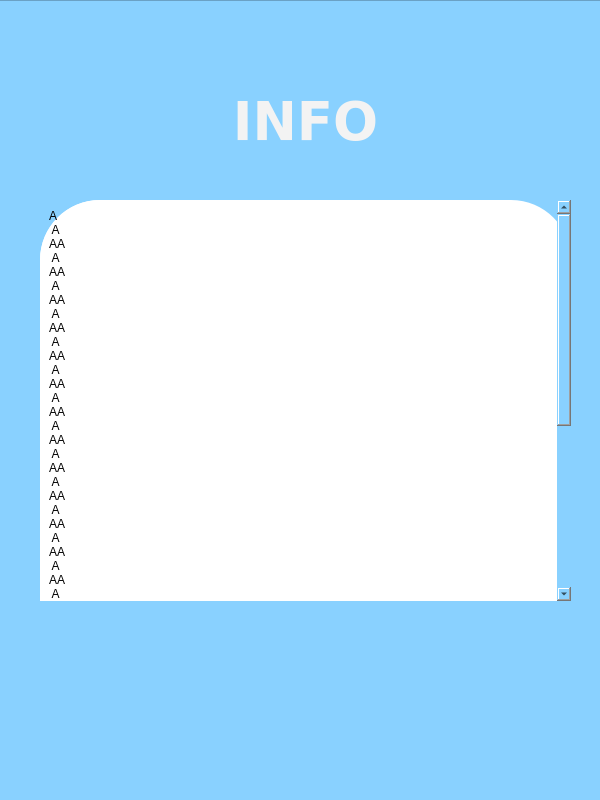
<?xml version="1.0" encoding="UTF-8"?>
<ui version="4.0">
 <class>MainWindow</class>
 <widget class="QMainWindow" name="MainWindow">
  <property name="geometry">
   <rect>
    <x>0</x>
    <y>0</y>
    <width>600</width>
    <height>800</height>
   </rect>
  </property>
  <property name="minimumSize">
   <size>
    <width>600</width>
    <height>800</height>
   </size>
  </property>
  <property name="maximumSize">
   <size>
    <width>600</width>
    <height>800</height>
   </size>
  </property>
  <property name="tabletTracking">
   <bool>true</bool>
  </property>
  <property name="windowTitle">
   <string>MainWindow</string>
  </property>
  <property name="autoFillBackground">
   <bool>false</bool>
  </property>
  <property name="styleSheet">
   <string notr="true">background-color: rgb(241, 244, 253);</string>
  </property>
  <widget class="QWidget" name="centralwidget">
   <widget class="QFrame" name="frame">
    <property name="geometry">
     <rect>
      <x>-10</x>
      <y>0</y>
      <width>811</width>
      <height>1031</height>
     </rect>
    </property>
    <property name="styleSheet">
     <string notr="true">background-color: rgb(137, 209, 255);</string>
    </property>
    <property name="frameShape">
     <enum>QFrame::StyledPanel</enum>
    </property>
    <property name="frameShadow">
     <enum>QFrame::Raised</enum>
    </property>
    <widget class="QLabel" name="label_9">
     <property name="geometry">
      <rect>
       <x>70</x>
       <y>90</y>
       <width>491</width>
       <height>51</height>
      </rect>
     </property>
     <property name="font">
      <font>
       <family>DejaVu Sans</family>
       <pointsize>40</pointsize>
       <weight>75</weight>
       <italic>false</italic>
       <bold>true</bold>
      </font>
     </property>
     <property name="styleSheet">
      <string notr="true">
color: rgb(243, 243, 243);
</string>
     </property>
     <property name="text">
      <string>INFO</string>
     </property>
     <property name="textFormat">
      <enum>Qt::RichText</enum>
     </property>
     <property name="alignment">
      <set>Qt::AlignCenter</set>
     </property>
    </widget>
    <widget class="QLabel" name="label_10">
     <property name="geometry">
      <rect>
       <x>40</x>
       <y>20</y>
       <width>41</width>
       <height>41</height>
      </rect>
     </property>
     <property name="whatsThis">
      <string>&lt;html&gt;&lt;head/&gt;&lt;body&gt;&lt;p&gt;&lt;br/&gt;&lt;/p&gt;&lt;/body&gt;&lt;/html&gt;</string>
     </property>
     <property name="text">
      <string/>
     </property>
     <property name="textFormat">
      <enum>Qt::RichText</enum>
     </property>
     <property name="pixmap">
      <pixmap resource="Test.qrc">:/newPrefix/power.png</pixmap>
     </property>
     <property name="scaledContents">
      <bool>true</bool>
     </property>
    </widget>
    <widget class="QScrollArea" name="scrollArea">
     <property name="geometry">
      <rect>
       <x>50</x>
       <y>200</y>
       <width>531</width>
       <height>401</height>
      </rect>
     </property>
     <property name="styleSheet">
      <string notr="true">QScrollBar:vertical {
            border: 0px solid #999999;
            background:white;
            width:10px;    
            margin: 0px 0px 0px 0px;
        }
        QScrollBar::handle:vertical {         
       
            min-height: 0px;
          	border: 0px solid red;
			border-radius: 4px;
			background-color: gray;
        }
        QScrollBar::add-line:vertical {       
            height: 0px;
            subcontrol-position: bottom;
            subcontrol-origin: margin;
        }
        QScrollBar::sub-line:vertical {
            height: 0 px;
            subcontrol-position: top;
            subcontrol-origin: margin;
        }

QScrollArea,  QAbstractScrollArea, QWidget{
	border-radius: 60px;
	background-color: rgb(255, 255, 255);
}
</string>
     </property>
     <property name="widgetResizable">
      <bool>true</bool>
     </property>
     <widget class="QWidget" name="scrollAreaWidgetContents">
      <property name="geometry">
       <rect>
        <x>0</x>
        <y>0</y>
        <width>517</width>
        <height>851</height>
       </rect>
      </property>
      <property name="styleSheet">
       <string notr="true">background-color: rgb(255, 255, 255);
border-radius: 60px;</string>
      </property>
      <layout class="QVBoxLayout" name="verticalLayout">
       <item>
        <widget class="QLabel" name="label">
         <property name="text">
          <string>A
 A
AA
 A
AA
 A
AA
 A
AA
 A
AA
 A
AA
 A
AA
 A
AA
 A
AA
 A
AA
 A
AA
 A
AA
 A
AA
 A
AA
 A
AA
 A
AA
 A
AA
 A
AA
 A
AA
 A
AA
 A
AA
 A
AA
 A
AA
 A
A</string>
         </property>
        </widget>
       </item>
      </layout>
     </widget>
    </widget>
   </widget>
  </widget>
 </widget>
 <resources>
  <include location="Test.qrc"/>
 </resources>
 <connections/>
</ui>
